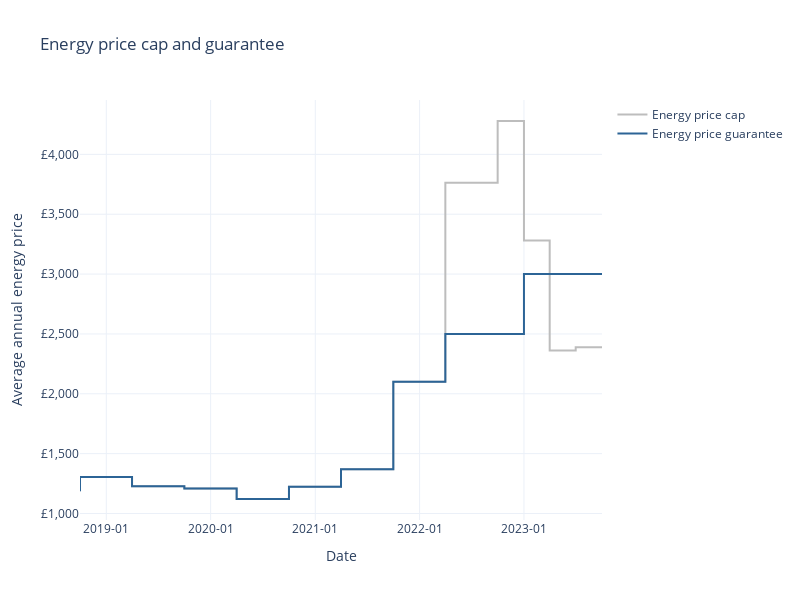

Write notebook code for a chart like this one.
### Markdown cell above
# EPG

The [energy price cap](https://www.ofgem.gov.uk/information-consumers/energy-advice-households/check-if-energy-price-cap-affects-you) sets a cap on the standing and unit costs that energy suppliers can charge UK consumers for. It is calculated by Ofgem regularly (historically, every 6 months but every 3 since Q3 2022). This is different than the Energy Price Guarantee (EPG), which was introduced in Q3 2022 and subsidises energy bills for UK households by paying the difference between the energy price capped bill and a set lower amount.

PolicyEngine UK models the EPG as a subsidy that increases the incomes of UK households, using the following methodology:

1. Impute domestic energy consumption to the FRS from the LCFS.
2. Uprate domestic energy consumption using forecast price cap levels from Cornwall Insight.[^1]
3. For each month in a year:
    a. Divide total annual energy consumption with a simple model of seasonality.[^2]
    b. Find the price cap for that month.
    c. Find the price guarantee for that month.
    d. Calculate the relative difference between the price guarantee and the price cap: this is the subsidy rate.
    e. Multiply the subsidy rate by the monthly consumption to get the subsidy amount.
4. Sum total monthly subsidies to get the annual subsidy.

The chart below shows the parameter values for the price cap and price guarantee in PolicyEngine UK.

[^1]: [Cornwall Insight](https://www.cornwall-insight.com) is an energy research and consulting firm that produces public forecasts of Ofgem's energy price cap. They are not affiliated with Ofgem.

[^2]: For this, we use analyses from [this Resolution Foundation report](https://www.resolutionfoundation.org/app/uploads/2022/08/A-chilling-crisis.pdf#page=11).

### Code cell
from policyengine_uk import CountryTaxBenefitSystem
import plotly.express as px
import pandas as pd

system = CountryTaxBenefitSystem()
ofgem = system.parameters.gov.ofgem

df = pd.DataFrame()

df["Date"] = [parameter.instant_str for parameter in ofgem.energy_price_cap.values_list]
df["Energy price cap"] = [
    parameter.value for parameter in ofgem.energy_price_cap.values_list
]
df["Energy price guarantee"] = [
    parameter.value for parameter in ofgem.energy_price_guarantee.values_list
]

px.line(
    df,
    x="Date",
    y=["Energy price cap", "Energy price guarantee"],
    title="Energy price cap and guarantee",
    color_discrete_sequence=["#BDBDBD", "#2C6496"],
).update_layout(
    yaxis_title="Average annual energy price",
    yaxis_tickprefix="£",
    yaxis_tickformat=",.0f",
    xaxis_title="Date",
    xaxis_tickformat="%Y-%m",
    height=600,
    width=800,
    legend_title_text="",
    template="plotly_white",
).update_traces(
    line_shape="hv",
)

### Figure 1 — Plotly figure (JSON) as saved in the notebook; plotly's stock layout.template omitted (floating-point values rounded to 4 significant figures)
{"data": [{"hovertemplate": "variable=Energy price cap<br>Date=%{x}<br>value=%{y}<extra></extra>", "legendgroup": "Energy price cap", "line": {"color": "#BDBDBD", "dash": "solid", "shape": "hv"}, "marker": {"symbol": "circle"}, "mode": "lines", "name": "Energy price cap", "orientation": "v", "showlegend": true, "type": "scatter", "x": ["2023-10-01", "2023-07-01", "2023-04-01", "2023-01-01", "2022-10-01", "2022-04-01", "2021-10-01", "2021-04-01", "2020-10-01", "2020-04-01", "2019-10-01", "2019-04-01", "2018-10-01"], "xaxis": "x", "y": [2389, 2362, 3280, 4279, 3764, 2100, 1370, 1223, 1121, 1209, 1227, 1305, 1186], "yaxis": "y"}, {"hovertemplate": "variable=Energy price guarantee<br>Date=%{x}<br>value=%{y}<extra></extra>", "legendgroup": "Energy price guarantee", "line": {"color": "#2C6496", "dash": "solid", "shape": "hv"}, "marker": {"symbol": "circle"}, "mode": "lines", "name": "Energy price guarantee", "orientation": "v", "showlegend": true, "type": "scatter", "x": ["2023-10-01", "2023-07-01", "2023-04-01", "2023-01-01", "2022-10-01", "2022-04-01", "2021-10-01", "2021-04-01", "2020-10-01", "2020-04-01", "2019-10-01", "2019-04-01", "2018-10-01"], "xaxis": "x", "y": [3000, 3000, 3000, 2500, 2500, 2100, 1370, 1223, 1121, 1209, 1227, 1305, 1186], "yaxis": "y"}], "layout": {"height": 600, "legend": {"title": {"text": ""}, "tracegroupgap": 0}, "title": {"text": "Energy price cap and guarantee"}, "width": 800, "xaxis": {"anchor": "y", "domain": [0, 1], "tickformat": "%Y-%m", "title": {"text": "Date"}}, "yaxis": {"anchor": "x", "domain": [0, 1], "tickformat": ",.0f", "tickprefix": "£", "title": {"text": "Average annual energy price"}}}}
